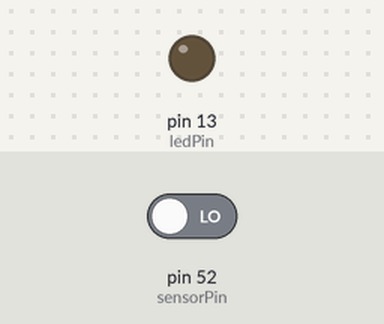
The sketch below on a simulated Arduino Mega 2560, built with avr-gcc and run on an emulated ATmega2560. On the bench: output pins drawn as LEDs (lit = HIGH). The inputs (shaded band) are chosen by the test bench; at power-on: pin 52 (sensorPin) LOW. What the sketch prints to the serial monitor is not drawn.

Above: at 1.8 s.
1.9 s: pin 52 (sensorPin) driven HIGH
At 2.9 s:
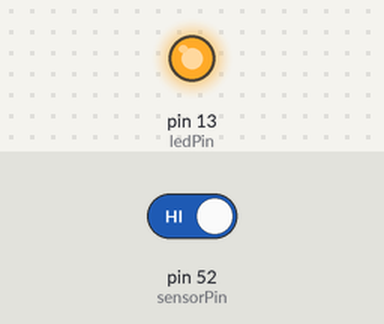
3.5 s: pin 52 (sensorPin) driven LOW
At 4.4 s:
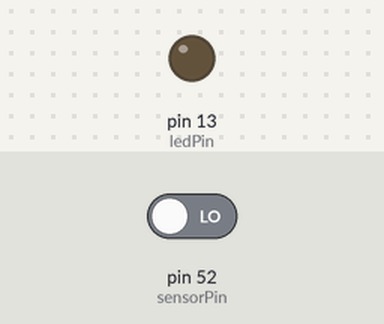
Timing chart, 0 to 6.5 s (numbered marks = the images above; inputs shaded):
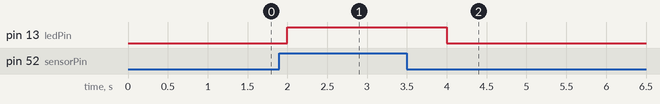

Measured:
- after the input at 1.9 s, pin 13 (ledPin): LOW → HIGH after 0.10 s
- after the input at 3.5 s, pin 13 (ledPin): HIGH → LOW after 0.50 s

The sketch:

indutivo.ino
```cpp
int sensorPin = 52; // select the input pin for the potentiometer
int ledPin = 13; // select the pin for the LED
int sensorValue ; // variable to store the value coming from the sensor

void setup() {
  pinMode(ledPin, OUTPUT);
  pinMode(sensorPin, INPUT);
  Serial.begin(9600);
  sensorValue = digitalRead(sensorPin);
}
void loop() {
  sensorValue = digitalRead(sensorPin);
if (sensorValue == HIGH ) {
    digitalWrite(ledPin, HIGH);
} else {
    digitalWrite(ledPin, LOW);
}
Serial.print(sensorValue);
  delay(1000);
}
```
